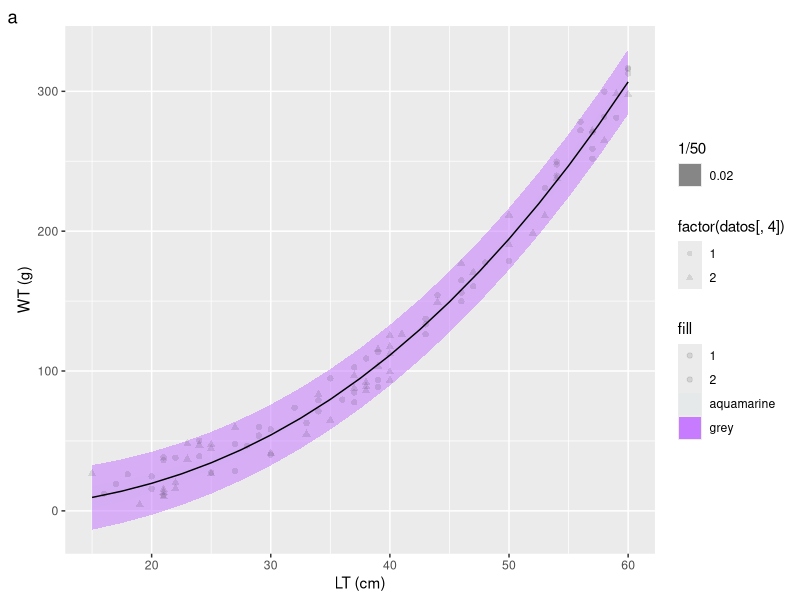

R code for this plot:
## ---- chunk 1
knitr::opts_chunk$set(
  collapse = TRUE,
  comment = "#>"
)
## ---- chunk 2
fn_figs <- function(datos, CIPI, i, etiquetas, modelos){
          Fig <- ggplot(CIPI,aes(x = CIPI[,1])) +
                 geom_ribbon(aes(x = CIPI[,1], ymin = CIPI[,3], ymax = CIPI[,4],
                                 fill = "aquamarine"), alpha = 1/50)    +
                 geom_ribbon(aes(x = CIPI[,1], ymin = CIPI[,5], ymax = CIPI[,6],
                                 fill = "grey", alpha = 1/50)) +
                 geom_line(aes(x= CIPI[,1], y = CIPI[,2])) +
                 geom_point(datos, mapping=aes(x= datos[,1], y = datos[,2],
                                 shape = factor(datos[,4]), stroke = 1,
                                 fill = datos[,4]), alpha = 1/10)+
                 labs(tag = letters[i],x= etiquetas[modelos[[i]][1]],
                                 y = etiquetas[modelos[[i]][2]])
          print(Fig)
}   # End fn_figs
## ---- chunk 3
set.seed(123)
rvar <- sample(-20:20, 100, replace=TRUE)
x <- sample(15:60,100,replace=T)
y <- (0.011*x^2.5)+rvar
n <- length(x)
Fleet <- as.factor(sample(1:2,100,replace = TRUE))

yc <- 0.011*x^2.5
datos <- data.frame(x1=x,y1=y,yc=yc,Fleet=Fleet)

# CI & PI

#SE <- sqrt(sum((y-yc)^2)/(100-2))
MSE <- sum((y-yc)^2)/(100-2)

xseq <- seq(15,60, by=2.5)
yseq <- 0.011*xseq^2.5

CP <- (1/n)+(((xseq-mean(xseq))^2)/sum((xseq-mean(xseq))^2))

ICl <- yseq -(1.96*(sqrt(MSE*CP)))
ICu <- yseq +(1.96*(sqrt(MSE*CP)))

IPl <- yseq -(1.96*(sqrt(MSE*(1+CP))))
IPu <- yseq +(1.96*(sqrt(MSE*(1+CP))))

df <- as.data.frame(cbind(xseq, yseq, ICl,ICu, IPl, IPu))
                    colnames(df) <- c("x1", "fit","IC_L","IC_U", "IP_L","IP_U")
                    df 
CIPI <- df

i <- 1

# To create the List etiquetas


lLT <- "LT (cm)"
lWT <- "WT (g)"

etiquetas <- list(lLT,lWT)

#To carry out each of the regressions, a list `modelos` is created to indicate 
#the variables that will be taken into account.

modelos <- list (LTvs.WT  =  c(1,2))

library(ggplot2)
#theme_papers <- readRDS("theme_papers.rds")
FY <- fn_figs(datos, CIPI, i, etiquetas, modelos)

